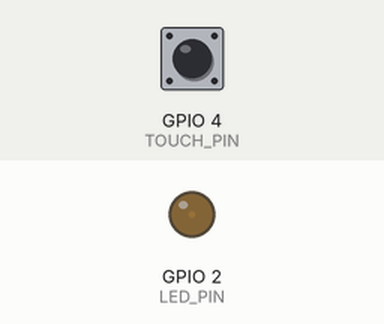
A sketch run on a simulated ESP32. Parts: output pins drawn as LEDs (lit = HIGH). The inputs (shaded band) are chosen by the test bench; at power-on: GPIO 4 (TOUCH_PIN) HIGH. What the sketch prints to the serial monitor is not drawn.

Above: at 1.05 s.
At 3.3 s:
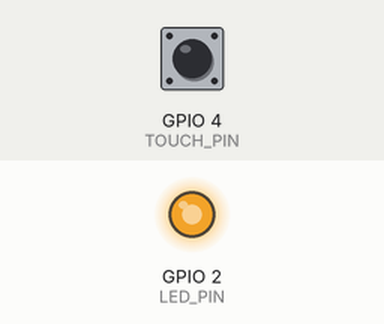
At 4.45 s:
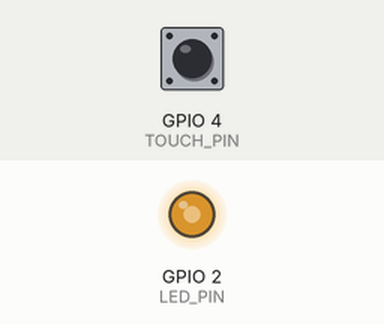
At 5.6 s:
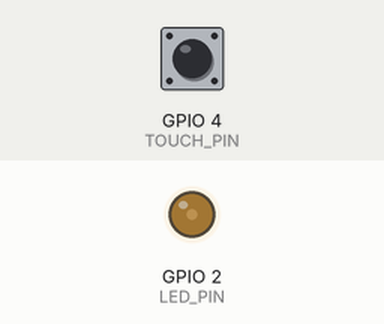
Timing chart, 0 to 7.7 s (numbered marks = the images above):
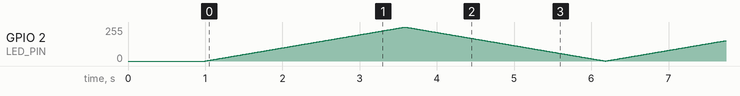

The sketch:

ex05.ino
```cpp
// 硬件引脚定义
#define TOUCH_PIN 4    // T0触摸引脚GPIO4
#define LED_PIN 2      // 板载LED PWM引脚

// 触摸阈值，根据串口打印数值微调
int touchThreshold = 600;
int touchValue;

// 触摸状态防抖标记
bool isTouchHold = false;

// 呼吸灯档位与参数
int gear = 1;          // 当前档位：1/2/3
int ledBright = 0;     // LED当前亮度 0~255
int fadeStep;          // 亮度变化步长，控制呼吸快慢
bool fadeDir = true;   // 渐变方向：true变亮 / false变暗

void setup() {
  Serial.begin(115200);
  delay(1000);
  pinMode(LED_PIN, OUTPUT);
  analogWrite(LED_PIN, 0); // 初始熄灭
}

void loop() {
  // 1. 读取触摸传感器
  touchValue = touchRead(TOUCH_PIN);
  Serial.print("Touch: ");
  Serial.print(touchValue);
  Serial.print(" | 档位: ");
  Serial.println(gear);

  // 触摸松手切换档位逻辑
  if (touchValue < touchThreshold) {
    isTouchHold = true;
  } else if (isTouchHold) {
    // 松手触发档位循环
    gear++;
    if (gear > 3) gear = 1;
    isTouchHold = false;
    Serial.print("切换至档位 ");
    Serial.println(gear);
  }

  // 2. 根据档位设置呼吸步长（步长越大呼吸越快）
  switch (gear) {
    case 1: fadeStep = 1; break; // 慢呼吸
    case 2: fadeStep = 3; break; // 中等速度
    case 3: fadeStep = 6; break; // 急促快呼吸
  }

  // 3. PWM呼吸渐变逻辑
  if (fadeDir) {
    ledBright += fadeStep;
  } else {
    ledBright -= fadeStep;
  }

  // 到达亮度边界时反转渐变方向
  if (ledBright >= 255) {
    ledBright = 255;
    fadeDir = false;
  }
  if (ledBright <= 0) {
    ledBright = 0;
    fadeDir = true;
  }

  analogWrite(LED_PIN, ledBright);
  delay(10); // 基础刷新延时，统一帧率，仅靠步长区分速度
}
```
